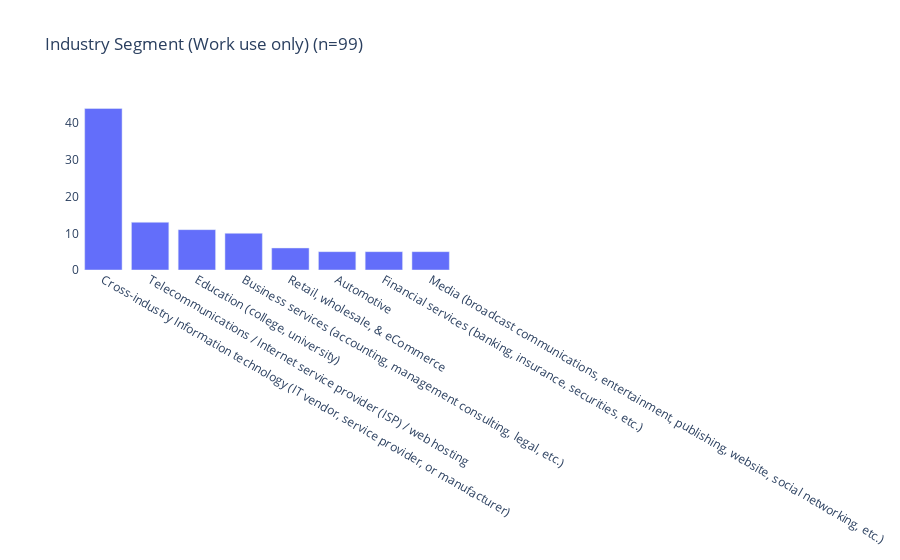

Here is the notebook cell this chart was saved with:
### Code cell
#
# Question 2 - 'What industry segment does your organization most closely align with?'
#
# Not interest in Home users 

# Anything interesting in Other ?
#value_counts = work_df['Q2Other'].value_counts()
#print (value_counts)


#drop low count categories, draw bar-chart
segments = work_df['Q2'].value_counts()[lambda x: x > THRESHOLD]
single_bar_chart ( "Industry Segment (Work use only)", segments )

### Figure 1 — Plotly figure (JSON) as saved in the notebook; plotly's stock layout.template omitted (floating-point values rounded to 4 significant figures)
{"data": [{"name": "Work", "type": "bar", "x": ["Cross-industry Information technology (IT vendor, service provider, or manufacturer)", "Telecommunications / Internet service provider (ISP) / web hosting", "Education (college, university)", "Business services (accounting, management consulting, legal, etc.)", "Retail, wholesale, & eCommerce", "Automotive", "Financial services (banking, insurance, securities, etc.)", "Media (broadcast communications, entertainment, publishing, website, social networking, etc.)"], "y": [44, 13, 11, 10, 6, 5, 5, 5]}], "layout": {"autosize": true, "barmode": "stack", "plot_bgcolor": "#FFFFFF", "title": {"text": "Industry Segment (Work use only) (n=99)"}, "xaxis": {"autorange": true, "categoryorder": "total descending", "range": [-0.5, 7.5], "type": "category"}, "yaxis": {"autorange": true, "range": [0, 46.32], "type": "linear"}}}
